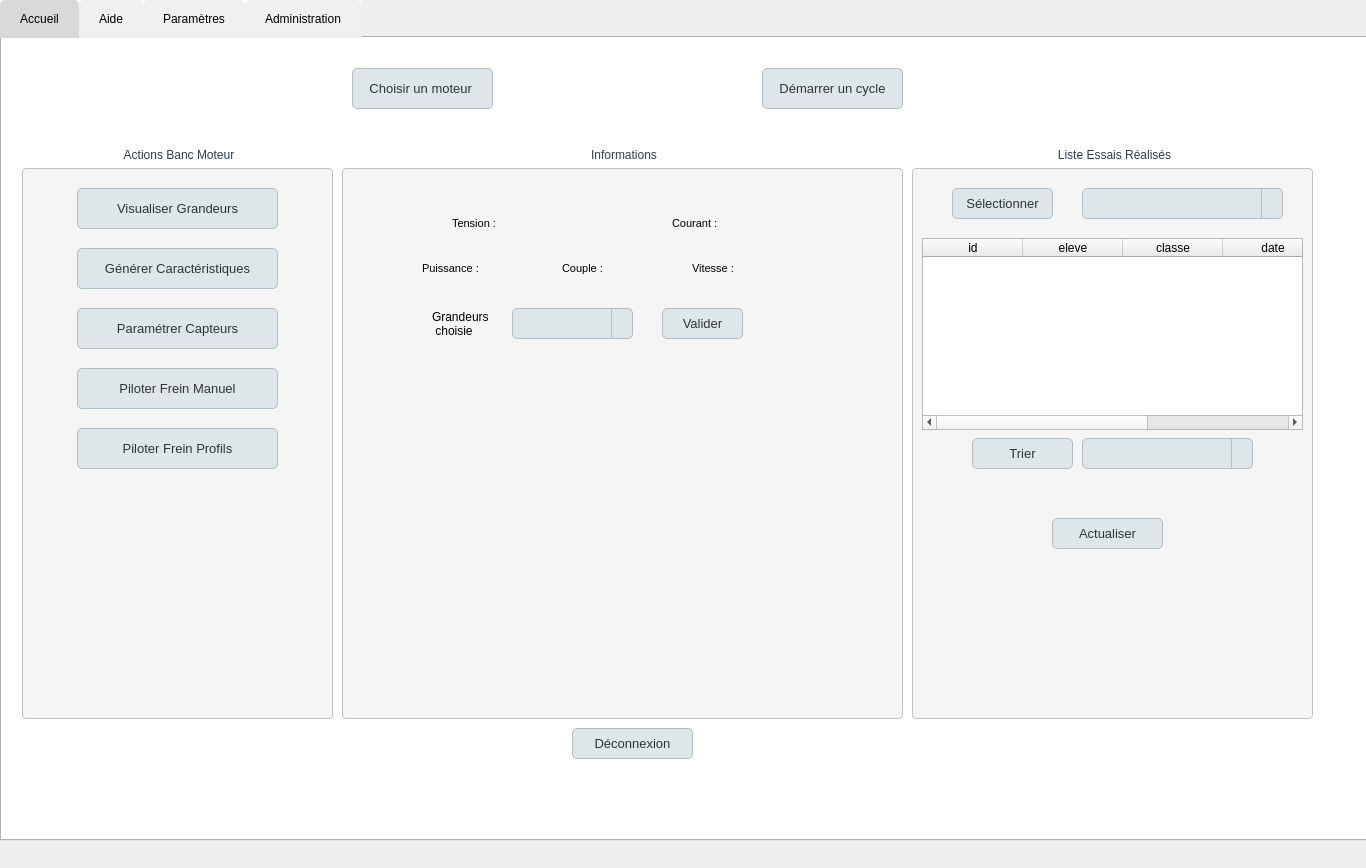
<?xml version="1.0" encoding="UTF-8"?>
<ui version="4.0">
 <class>AppBancMot_prof</class>
 <widget class="QWidget" name="AppBancMot_prof">
  <property name="geometry">
   <rect>
    <x>0</x>
    <y>0</y>
    <width>1366</width>
    <height>868</height>
   </rect>
  </property>
  <property name="windowTitle">
   <string>Form</string>
  </property>
  <widget class="QTabWidget" name="tab_administration">
   <property name="geometry">
    <rect>
     <x>0</x>
     <y>0</y>
     <width>1371</width>
     <height>841</height>
    </rect>
   </property>
   <property name="styleSheet">
    <string notr="true">QTabWidget {
    background-color: #f9f9f9;  /* Couleur de fond du QTabWidget (gris clair) */
    border: 1px solid #d1d1d1;  /* Bordure du QTabWidget */
    border-radius: 5px;         /* Coins arrondis pour un aspect moderne */
}

QTabBar {
    background-color: #ffffff;  /* Couleur de fond de la barre d'onglets (blanc) */
    padding: 0;                  /* Pas de padding pour occuper toute la largeur */
}

QTabBar::tab {
    background-color: #f0f0f0;  /* Couleur de fond des onglets (gris clair) */
    color: black;                /* Couleur du texte des onglets */
    padding: 12px 20px;         /* Espacement autour du texte de l'onglet */
    border: none;                /* Pas de bordure entre les onglets */
    border-top-left-radius: 5px; /* Arrondi des coins supérieurs gauche */
    border-top-right-radius: 5px; /* Arrondi des coins supérieurs droit */
}

QTabBar::tab:selected {
    background-color: #d9d9d9;  /* Couleur de fond de l'onglet sélectionné (gris un peu plus foncé) */
}

QTabBar::tab:hover {
    background-color: #d0d0d0;  /* Couleur de fond au survol de l'onglet (gris moyen) */
}

QTabBar::tab:!selected {
    background-color: #f0f0f0;  /* Couleur de fond des onglets non sélectionnés (gris clair) */
}

QStackedWidget {
    background-color: #ffffff;  /* Couleur de fond du contenu des onglets (blanc) */
    border: none;                /* Pas de bordure autour du contenu */
    border-radius: 0 0 5px 5px; /* Arrondi des coins inférieurs */
}</string>
   </property>
   <property name="currentIndex">
    <number>0</number>
   </property>
   <widget class="QWidget" name="tab_3">
    <attribute name="title">
     <string>Accueil</string>
    </attribute>
    <widget class="QGroupBox" name="gBox_action_banc_moteur">
     <property name="geometry">
      <rect>
       <x>20</x>
       <y>110</y>
       <width>311</width>
       <height>571</height>
      </rect>
     </property>
     <property name="styleSheet">
      <string notr="true">QGroupBox {
    background-color: #f5f5f5;
    border: 1px solid #bdc3c7;
    border-radius: 4px;
    margin-top: 20px;
    padding: 10px;
}

QGroupBox::title {
    subcontrol-origin: margin;
    subcontrol-position: top center;
    padding: 0 3px;
    color: #2c3e50;
    font: bold 12px;
    background: transparent;
}</string>
     </property>
     <property name="title">
      <string>Actions Banc Moteur</string>
     </property>
     <widget class="QPushButton" name="pb_visualiser_grandeurs">
      <property name="geometry">
       <rect>
        <x>55</x>
        <y>40</y>
        <width>201</width>
        <height>41</height>
       </rect>
      </property>
      <property name="styleSheet">
       <string notr="true">QPushButton {
    background-color: #dfe6e9;
    border: 1px solid #b2bec3;
    border-radius: 5px;
    color: #2d3436;
    padding: 6px 12px;
    font: 13px;
}

QPushButton:hover {
    background-color: #b2bec3;
}

QPushButton:pressed {
    background-color: #636e72;
    color: #ffffff;
}</string>
      </property>
      <property name="text">
       <string>Visualiser Grandeurs</string>
      </property>
     </widget>
     <widget class="QPushButton" name="pb_generer_caracteristique">
      <property name="geometry">
       <rect>
        <x>55</x>
        <y>100</y>
        <width>201</width>
        <height>41</height>
       </rect>
      </property>
      <property name="styleSheet">
       <string notr="true">QPushButton {
    background-color: #dfe6e9;
    border: 1px solid #b2bec3;
    border-radius: 5px;
    color: #2d3436;
    padding: 6px 12px;
    font: 13px;
}

QPushButton:hover {
    background-color: #b2bec3;
}

QPushButton:pressed {
    background-color: #636e72;
    color: #ffffff;
}</string>
      </property>
      <property name="text">
       <string>Générer Caractéristiques</string>
      </property>
     </widget>
     <widget class="QPushButton" name="pb_parametrer_capteurs">
      <property name="geometry">
       <rect>
        <x>55</x>
        <y>160</y>
        <width>201</width>
        <height>41</height>
       </rect>
      </property>
      <property name="styleSheet">
       <string notr="true">QPushButton {
    background-color: #dfe6e9;
    border: 1px solid #b2bec3;
    border-radius: 5px;
    color: #2d3436;
    padding: 6px 12px;
    font: 13px;
}

QPushButton:hover {
    background-color: #b2bec3;
}

QPushButton:pressed {
    background-color: #636e72;
    color: #ffffff;
}</string>
      </property>
      <property name="text">
       <string>Paramétrer Capteurs</string>
      </property>
     </widget>
     <widget class="QPushButton" name="pb_piloter_frein_manuel">
      <property name="geometry">
       <rect>
        <x>55</x>
        <y>220</y>
        <width>201</width>
        <height>41</height>
       </rect>
      </property>
      <property name="styleSheet">
       <string notr="true">QPushButton {
    background-color: #dfe6e9;
    border: 1px solid #b2bec3;
    border-radius: 5px;
    color: #2d3436;
    padding: 6px 12px;
    font: 13px;
}

QPushButton:hover {
    background-color: #b2bec3;
}

QPushButton:pressed {
    background-color: #636e72;
    color: #ffffff;
}</string>
      </property>
      <property name="text">
       <string>Piloter Frein Manuel</string>
      </property>
     </widget>
     <widget class="QPushButton" name="pb_piloter_frein_profil">
      <property name="geometry">
       <rect>
        <x>55</x>
        <y>280</y>
        <width>201</width>
        <height>41</height>
       </rect>
      </property>
      <property name="styleSheet">
       <string notr="true">QPushButton {
    background-color: #dfe6e9;
    border: 1px solid #b2bec3;
    border-radius: 5px;
    color: #2d3436;
    padding: 6px 12px;
    font: 13px;
}

QPushButton:hover {
    background-color: #b2bec3;
}

QPushButton:pressed {
    background-color: #636e72;
    color: #ffffff;
}</string>
      </property>
      <property name="text">
       <string>Piloter Frein Profils</string>
      </property>
     </widget>
    </widget>
    <widget class="QGroupBox" name="groupBox_3">
     <property name="geometry">
      <rect>
       <x>340</x>
       <y>110</y>
       <width>561</width>
       <height>571</height>
      </rect>
     </property>
     <property name="styleSheet">
      <string notr="true">QGroupBox {
    background-color: #f5f5f5;
    border: 1px solid #bdc3c7;
    border-radius: 4px;
    margin-top: 20px;
    padding: 10px;
}

QGroupBox::title {
    subcontrol-origin: margin;
    subcontrol-position: top center;
    padding: 0 3px;
    color: #2c3e50;
    font: bold 12px;
    background: transparent;
}</string>
     </property>
     <property name="title">
      <string>Informations</string>
     </property>
     <widget class="QLabel" name="l_info">
      <property name="geometry">
       <rect>
        <x>70</x>
        <y>30</y>
        <width>351</width>
        <height>21</height>
       </rect>
      </property>
      <property name="text">
       <string/>
      </property>
     </widget>
     <widget class="QLabel" name="l_tension">
      <property name="geometry">
       <rect>
        <x>110</x>
        <y>65</y>
        <width>101</width>
        <height>21</height>
       </rect>
      </property>
      <property name="font">
       <font>
        <pointsize>8</pointsize>
       </font>
      </property>
      <property name="text">
       <string>Tension : </string>
      </property>
     </widget>
     <widget class="QLabel" name="l_couple">
      <property name="geometry">
       <rect>
        <x>220</x>
        <y>110</y>
        <width>121</width>
        <height>21</height>
       </rect>
      </property>
      <property name="font">
       <font>
        <pointsize>8</pointsize>
       </font>
      </property>
      <property name="text">
       <string>Couple : </string>
      </property>
     </widget>
     <widget class="QLabel" name="l_courant">
      <property name="geometry">
       <rect>
        <x>330</x>
        <y>65</y>
        <width>101</width>
        <height>21</height>
       </rect>
      </property>
      <property name="font">
       <font>
        <pointsize>8</pointsize>
       </font>
      </property>
      <property name="text">
       <string>Courant : </string>
      </property>
     </widget>
     <widget class="QLabel" name="l_vitesse">
      <property name="geometry">
       <rect>
        <x>350</x>
        <y>110</y>
        <width>151</width>
        <height>21</height>
       </rect>
      </property>
      <property name="font">
       <font>
        <pointsize>8</pointsize>
       </font>
      </property>
      <property name="text">
       <string>Vitesse :</string>
      </property>
     </widget>
     <widget class="QLabel" name="l_puissance">
      <property name="geometry">
       <rect>
        <x>80</x>
        <y>110</y>
        <width>111</width>
        <height>21</height>
       </rect>
      </property>
      <property name="font">
       <font>
        <pointsize>8</pointsize>
       </font>
      </property>
      <property name="text">
       <string>Puissance : </string>
      </property>
     </widget>
     <widget class="QWidget" name="w_graphique" native="true">
      <property name="geometry">
       <rect>
        <x>10</x>
        <y>200</y>
        <width>531</width>
        <height>351</height>
       </rect>
      </property>
     </widget>
     <widget class="QLabel" name="l_axeY">
      <property name="geometry">
       <rect>
        <x>90</x>
        <y>160</y>
        <width>71</width>
        <height>31</height>
       </rect>
      </property>
      <property name="text">
       <string>Grandeurs 
 choisie</string>
      </property>
     </widget>
     <widget class="QComboBox" name="cBoxAxeY">
      <property name="geometry">
       <rect>
        <x>170</x>
        <y>160</y>
        <width>121</width>
        <height>31</height>
       </rect>
      </property>
      <property name="styleSheet">
       <string notr="true">QComboBox {
    background-color: #dfe6e9;
    border: 1px solid #b2bec3;
    border-radius: 5px;
    padding: 6px 30px 6px 6px;
    font: 13px;
    color: #2d3436;
}

QComboBox:hover {
    background-color: #b2bec3;
}

QComboBox:pressed {
    background-color: #636e72;
    color: #ffffff;
}

QComboBox::drop-down {
    subcontrol-origin: padding;
    subcontrol-position: top right;
    width: 20px;
    border-left: 1px solid #b2bec3;
}

QComboBox QAbstractItemView {
    background-color: #dfe6e9;
    border: 1px solid #b2bec3;
    selection-background-color: #636e72;
    selection-color: #ffffff;
}</string>
      </property>
      <item>
       <property name="text">
        <string/>
       </property>
      </item>
      <item>
       <property name="text">
        <string>tension</string>
       </property>
      </item>
      <item>
       <property name="text">
        <string>courant</string>
       </property>
      </item>
      <item>
       <property name="text">
        <string>puissance</string>
       </property>
      </item>
      <item>
       <property name="text">
        <string>couple</string>
       </property>
      </item>
      <item>
       <property name="text">
        <string>vitesse</string>
       </property>
      </item>
     </widget>
     <widget class="QPushButton" name="pb_valider_axe">
      <property name="geometry">
       <rect>
        <x>320</x>
        <y>160</y>
        <width>81</width>
        <height>31</height>
       </rect>
      </property>
      <property name="styleSheet">
       <string notr="true">QPushButton {
    background-color: #dfe6e9;
    border: 1px solid #b2bec3;
    border-radius: 5px;
    color: #2d3436;
    padding: 6px 12px;
    font: 13px;
}

QPushButton:hover {
    background-color: #b2bec3;
}

QPushButton:pressed {
    background-color: #636e72;
    color: #ffffff;
}</string>
      </property>
      <property name="text">
       <string>Valider</string>
      </property>
     </widget>
    </widget>
    <widget class="QPushButton" name="pb_deconnecter">
     <property name="geometry">
      <rect>
       <x>570</x>
       <y>690</y>
       <width>121</width>
       <height>31</height>
      </rect>
     </property>
     <property name="styleSheet">
      <string notr="true">QPushButton {
    background-color: #dfe6e9;
    border: 1px solid #b2bec3;
    border-radius: 5px;
    color: #2d3436;
    padding: 6px 12px;
    font: 13px;
}

QPushButton:hover {
    background-color: #b2bec3;
}

QPushButton:pressed {
    background-color: #636e72;
    color: #ffffff;
}</string>
     </property>
     <property name="text">
      <string>Déconnexion</string>
     </property>
    </widget>
    <widget class="QPushButton" name="pb_demarrer_cycle">
     <property name="geometry">
      <rect>
       <x>760</x>
       <y>30</y>
       <width>141</width>
       <height>41</height>
      </rect>
     </property>
     <property name="styleSheet">
      <string notr="true">QPushButton {
    background-color: #dfe6e9;
    border: 1px solid #b2bec3;
    border-radius: 5px;
    color: #2d3436;
    padding: 6px 12px;
    font: 13px;
}

QPushButton:hover {
    background-color: #b2bec3;
}

QPushButton:pressed {
    background-color: #636e72;
    color: #ffffff;
}</string>
     </property>
     <property name="text">
      <string>Démarrer un cycle</string>
     </property>
    </widget>
    <widget class="QGroupBox" name="gBox_liste_essai">
     <property name="geometry">
      <rect>
       <x>910</x>
       <y>110</y>
       <width>401</width>
       <height>571</height>
      </rect>
     </property>
     <property name="styleSheet">
      <string notr="true">QGroupBox {
    background-color: #f5f5f5;
    border: 1px solid #bdc3c7;
    border-radius: 4px;
    margin-top: 20px;
    padding: 10px;
}

QGroupBox::title {
    subcontrol-origin: margin;
    subcontrol-position: top center;
    padding: 0 3px;
    color: #2c3e50;
    font: bold 12px;
    background: transparent;
}</string>
     </property>
     <property name="title">
      <string>Liste Essais Réalisés</string>
     </property>
     <widget class="QComboBox" name="cBox_liste_essai">
      <property name="geometry">
       <rect>
        <x>170</x>
        <y>40</y>
        <width>201</width>
        <height>31</height>
       </rect>
      </property>
      <property name="styleSheet">
       <string notr="true">QComboBox {
    background-color: #dfe6e9;
    border: 1px solid #b2bec3;
    border-radius: 5px;
    padding: 6px 30px 6px 6px;
    font: 13px;
    color: #2d3436;
}

QComboBox:hover {
    background-color: #b2bec3;
}

QComboBox:pressed {
    background-color: #636e72;
    color: #ffffff;
}

QComboBox::drop-down {
    subcontrol-origin: padding;
    subcontrol-position: top right;
    width: 20px;
    border-left: 1px solid #b2bec3;
}

QComboBox QAbstractItemView {
    background-color: #dfe6e9;
    border: 1px solid #b2bec3;
    selection-background-color: #636e72;
    selection-color: #ffffff;
}</string>
      </property>
     </widget>
     <widget class="QPushButton" name="pb_selectionner_essai">
      <property name="geometry">
       <rect>
        <x>40</x>
        <y>40</y>
        <width>101</width>
        <height>31</height>
       </rect>
      </property>
      <property name="styleSheet">
       <string notr="true">QPushButton {
    background-color: #dfe6e9;
    border: 1px solid #b2bec3;
    border-radius: 5px;
    color: #2d3436;
    padding: 6px 12px;
    font: 13px;
}

QPushButton:hover {
    background-color: #b2bec3;
}

QPushButton:pressed {
    background-color: #636e72;
    color: #ffffff;
}</string>
      </property>
      <property name="text">
       <string>Sélectionner</string>
      </property>
     </widget>
     <widget class="QPushButton" name="pb_actualiser_liste_essai">
      <property name="geometry">
       <rect>
        <x>140</x>
        <y>370</y>
        <width>111</width>
        <height>31</height>
       </rect>
      </property>
      <property name="styleSheet">
       <string notr="true">QPushButton {
    background-color: #dfe6e9;
    border: 1px solid #b2bec3;
    border-radius: 5px;
    color: #2d3436;
    padding: 6px 12px;
    font: 13px;
}

QPushButton:hover {
    background-color: #b2bec3;
}

QPushButton:pressed {
    background-color: #636e72;
    color: #ffffff;
}</string>
      </property>
      <property name="text">
       <string>Actualiser</string>
      </property>
     </widget>
     <widget class="QTableWidget" name="tE_listeEssai">
      <property name="geometry">
       <rect>
        <x>10</x>
        <y>90</y>
        <width>381</width>
        <height>192</height>
       </rect>
      </property>
      <property name="layoutDirection">
       <enum>Qt::LeftToRight</enum>
      </property>
      <attribute name="verticalHeaderVisible">
       <bool>false</bool>
      </attribute>
      <column>
       <property name="text">
        <string>id</string>
       </property>
      </column>
      <column>
       <property name="text">
        <string>eleve</string>
       </property>
      </column>
      <column>
       <property name="text">
        <string>classe</string>
       </property>
      </column>
      <column>
       <property name="text">
        <string>date</string>
       </property>
      </column>
      <column>
       <property name="text">
        <string>moteur</string>
       </property>
      </column>
     </widget>
     <widget class="QPushButton" name="pb_trierListeEssai">
      <property name="geometry">
       <rect>
        <x>60</x>
        <y>290</y>
        <width>101</width>
        <height>31</height>
       </rect>
      </property>
      <property name="styleSheet">
       <string notr="true">QPushButton {
    background-color: #dfe6e9;
    border: 1px solid #b2bec3;
    border-radius: 5px;
    color: #2d3436;
    padding: 6px 12px;
    font: 13px;
}

QPushButton:hover {
    background-color: #b2bec3;
}

QPushButton:pressed {
    background-color: #636e72;
    color: #ffffff;
}</string>
      </property>
      <property name="text">
       <string>Trier</string>
      </property>
     </widget>
     <widget class="QComboBox" name="cB_listeTries">
      <property name="geometry">
       <rect>
        <x>170</x>
        <y>290</y>
        <width>171</width>
        <height>31</height>
       </rect>
      </property>
      <property name="styleSheet">
       <string notr="true">QComboBox {
    background-color: #dfe6e9;
    border: 1px solid #b2bec3;
    border-radius: 5px;
    padding: 6px 30px 6px 6px;
    font: 13px;
    color: #2d3436;
}

QComboBox:hover {
    background-color: #b2bec3;
}

QComboBox:pressed {
    background-color: #636e72;
    color: #ffffff;
}

QComboBox::drop-down {
    subcontrol-origin: padding;
    subcontrol-position: top right;
    width: 20px;
    border-left: 1px solid #b2bec3;
}

QComboBox QAbstractItemView {
    background-color: #dfe6e9;
    border: 1px solid #b2bec3;
    selection-background-color: #636e72;
    selection-color: #ffffff;
}</string>
      </property>
      <item>
       <property name="text">
        <string/>
       </property>
      </item>
      <item>
       <property name="text">
        <string>par étudiant</string>
       </property>
      </item>
      <item>
       <property name="text">
        <string>par date</string>
       </property>
      </item>
      <item>
       <property name="text">
        <string>par moteur</string>
       </property>
      </item>
     </widget>
     <widget class="QLabel" name="l_choix_essai">
      <property name="geometry">
       <rect>
        <x>20</x>
        <y>340</y>
        <width>361</width>
        <height>21</height>
       </rect>
      </property>
      <property name="text">
       <string/>
      </property>
     </widget>
    </widget>
    <widget class="QPushButton" name="pb_choisir_moteur">
     <property name="geometry">
      <rect>
       <x>350</x>
       <y>30</y>
       <width>141</width>
       <height>41</height>
      </rect>
     </property>
     <property name="styleSheet">
      <string notr="true">QPushButton {
    background-color: #dfe6e9;
    border: 1px solid #b2bec3;
    border-radius: 5px;
    color: #2d3436;
    padding: 6px 12px;
    font: 13px;
}

QPushButton:hover {
    background-color: #b2bec3;
}

QPushButton:pressed {
    background-color: #636e72;
    color: #ffffff;
}</string>
     </property>
     <property name="text">
      <string>Choisir un moteur </string>
     </property>
    </widget>
    <widget class="QLabel" name="l_moteur">
     <property name="geometry">
      <rect>
       <x>470</x>
       <y>80</y>
       <width>351</width>
       <height>16</height>
      </rect>
     </property>
     <property name="text">
      <string/>
     </property>
    </widget>
   </widget>
   <widget class="QWidget" name="tab">
    <attribute name="title">
     <string>Aide</string>
    </attribute>
   </widget>
   <widget class="QWidget" name="tab_2">
    <attribute name="title">
     <string>Paramètres</string>
    </attribute>
    <widget class="QLineEdit" name="lE_2AF">
     <property name="geometry">
      <rect>
       <x>597</x>
       <y>440</y>
       <width>91</width>
       <height>31</height>
      </rect>
     </property>
     <property name="font">
      <font>
       <pointsize>-1</pointsize>
       <italic>false</italic>
       <bold>false</bold>
      </font>
     </property>
     <property name="styleSheet">
      <string notr="true">QLineEdit {
    background-color: #ecf0f1;
    border: 1px solid #bdc3c7;
    border-radius: 4px;
    padding: 5px;
    color: #2c3e50;
    font: 12px;
}

QLineEdit:focus {
    border: 1px solid #3498db;
}</string>
     </property>
    </widget>
    <widget class="QPushButton" name="pb_valider_2AF">
     <property name="geometry">
      <rect>
       <x>590</x>
       <y>510</y>
       <width>101</width>
       <height>41</height>
      </rect>
     </property>
     <property name="styleSheet">
      <string notr="true">QPushButton {
    background-color: #dfe6e9;
    border: 1px solid #b2bec3;
    border-radius: 5px;
    color: #2d3436;
    padding: 6px 12px;
    font: 13px;
}

QPushButton:hover {
    background-color: #b2bec3;
}

QPushButton:pressed {
    background-color: #636e72;
    color: #ffffff;
}</string>
     </property>
     <property name="text">
      <string>Valider</string>
     </property>
    </widget>
    <widget class="QLabel" name="l_reponse">
     <property name="geometry">
      <rect>
       <x>700</x>
       <y>440</y>
       <width>391</width>
       <height>31</height>
      </rect>
     </property>
     <property name="text">
      <string>Reponse</string>
     </property>
    </widget>
    <widget class="QLabel" name="label">
     <property name="geometry">
      <rect>
       <x>570</x>
       <y>60</y>
       <width>171</width>
       <height>41</height>
      </rect>
     </property>
     <property name="midLineWidth">
      <number>1</number>
     </property>
     <property name="text">
      <string>Activation ou Réactivation 
de la double authentification </string>
     </property>
    </widget>
    <widget class="QLabel" name="qr_label">
     <property name="geometry">
      <rect>
       <x>518</x>
       <y>135</y>
       <width>261</width>
       <height>231</height>
      </rect>
     </property>
     <property name="text">
      <string>QRCODE</string>
     </property>
    </widget>
   </widget>
   <widget class="QWidget" name="tab_4">
    <attribute name="title">
     <string>Administration</string>
    </attribute>
    <widget class="QGroupBox" name="groupBox">
     <property name="geometry">
      <rect>
       <x>40</x>
       <y>120</y>
       <width>510</width>
       <height>281</height>
      </rect>
     </property>
     <property name="title">
      <string>Ajout manuel</string>
     </property>
     <widget class="QLineEdit" name="lE_nom_eleve">
      <property name="geometry">
       <rect>
        <x>100</x>
        <y>40</y>
        <width>113</width>
        <height>22</height>
       </rect>
      </property>
     </widget>
     <widget class="QLineEdit" name="lE_prenom_eleve">
      <property name="geometry">
       <rect>
        <x>100</x>
        <y>100</y>
        <width>113</width>
        <height>22</height>
       </rect>
      </property>
     </widget>
     <widget class="QLineEdit" name="lE_classe_eleve">
      <property name="geometry">
       <rect>
        <x>100</x>
        <y>160</y>
        <width>113</width>
        <height>22</height>
       </rect>
      </property>
     </widget>
     <widget class="QLineEdit" name="lE_identifiant_eleve">
      <property name="geometry">
       <rect>
        <x>330</x>
        <y>40</y>
        <width>113</width>
        <height>22</height>
       </rect>
      </property>
     </widget>
     <widget class="QLineEdit" name="lE_mdp_eleve">
      <property name="geometry">
       <rect>
        <x>330</x>
        <y>100</y>
        <width>113</width>
        <height>22</height>
       </rect>
      </property>
     </widget>
     <widget class="QLabel" name="label_3">
      <property name="geometry">
       <rect>
        <x>60</x>
        <y>40</y>
        <width>41</width>
        <height>21</height>
       </rect>
      </property>
      <property name="text">
       <string>Nom</string>
      </property>
     </widget>
     <widget class="QLabel" name="label_4">
      <property name="geometry">
       <rect>
        <x>50</x>
        <y>100</y>
        <width>51</width>
        <height>21</height>
       </rect>
      </property>
      <property name="text">
       <string>Prénom</string>
      </property>
     </widget>
     <widget class="QLabel" name="label_5">
      <property name="geometry">
       <rect>
        <x>60</x>
        <y>160</y>
        <width>41</width>
        <height>21</height>
       </rect>
      </property>
      <property name="text">
       <string>Classe</string>
      </property>
     </widget>
     <widget class="QLabel" name="label_6">
      <property name="geometry">
       <rect>
        <x>270</x>
        <y>40</y>
        <width>61</width>
        <height>21</height>
       </rect>
      </property>
      <property name="text">
       <string>Identifiant</string>
      </property>
     </widget>
     <widget class="QLabel" name="label_7">
      <property name="geometry">
       <rect>
        <x>255</x>
        <y>100</y>
        <width>71</width>
        <height>21</height>
       </rect>
      </property>
      <property name="text">
       <string>Mot de passe</string>
      </property>
     </widget>
     <widget class="QPushButton" name="pb_valider_ajout_eleve">
      <property name="geometry">
       <rect>
        <x>320</x>
        <y>150</y>
        <width>121</width>
        <height>31</height>
       </rect>
      </property>
      <property name="styleSheet">
       <string notr="true">QPushButton {
    background-color: #dfe6e9;
    border: 1px solid #b2bec3;
    border-radius: 5px;
    color: #2d3436;
    padding: 6px 12px;
    font: 13px;
}

QPushButton:hover {
    background-color: #b2bec3;
}

QPushButton:pressed {
    background-color: #636e72;
    color: #ffffff;
}</string>
      </property>
      <property name="text">
       <string>Valider</string>
      </property>
     </widget>
     <widget class="QLabel" name="l_resultat_ajout_eleve">
      <property name="geometry">
       <rect>
        <x>40</x>
        <y>210</y>
        <width>441</width>
        <height>21</height>
       </rect>
      </property>
      <property name="text">
       <string/>
      </property>
     </widget>
    </widget>
    <widget class="QGroupBox" name="groupBox_2">
     <property name="geometry">
      <rect>
       <x>580</x>
       <y>120</y>
       <width>510</width>
       <height>281</height>
      </rect>
     </property>
     <property name="title">
      <string>Importer un fichier csv</string>
     </property>
     <widget class="QPushButton" name="pb_choix_fichierCSV">
      <property name="geometry">
       <rect>
        <x>30</x>
        <y>70</y>
        <width>161</width>
        <height>31</height>
       </rect>
      </property>
      <property name="styleSheet">
       <string notr="true">QPushButton {
    background-color: #dfe6e9;
    border: 1px solid #b2bec3;
    border-radius: 5px;
    color: #2d3436;
    padding: 6px 12px;
    font: 13px;
}

QPushButton:hover {
    background-color: #b2bec3;
}

QPushButton:pressed {
    background-color: #636e72;
    color: #ffffff;
}</string>
      </property>
      <property name="text">
       <string>Choisir un fichier CSV </string>
      </property>
     </widget>
     <widget class="QLabel" name="l_nomFichier">
      <property name="geometry">
       <rect>
        <x>210</x>
        <y>70</y>
        <width>171</width>
        <height>31</height>
       </rect>
      </property>
      <property name="text">
       <string/>
      </property>
     </widget>
    </widget>
    <widget class="QLabel" name="label_2">
     <property name="geometry">
      <rect>
       <x>360</x>
       <y>30</y>
       <width>261</width>
       <height>51</height>
      </rect>
     </property>
     <property name="text">
      <string>Ajouter un élève manuellement ou en important 
une liste d'élèves depuis un fichier CSV</string>
     </property>
    </widget>
   </widget>
  </widget>
 </widget>
 <resources/>
 <connections/>
</ui>
